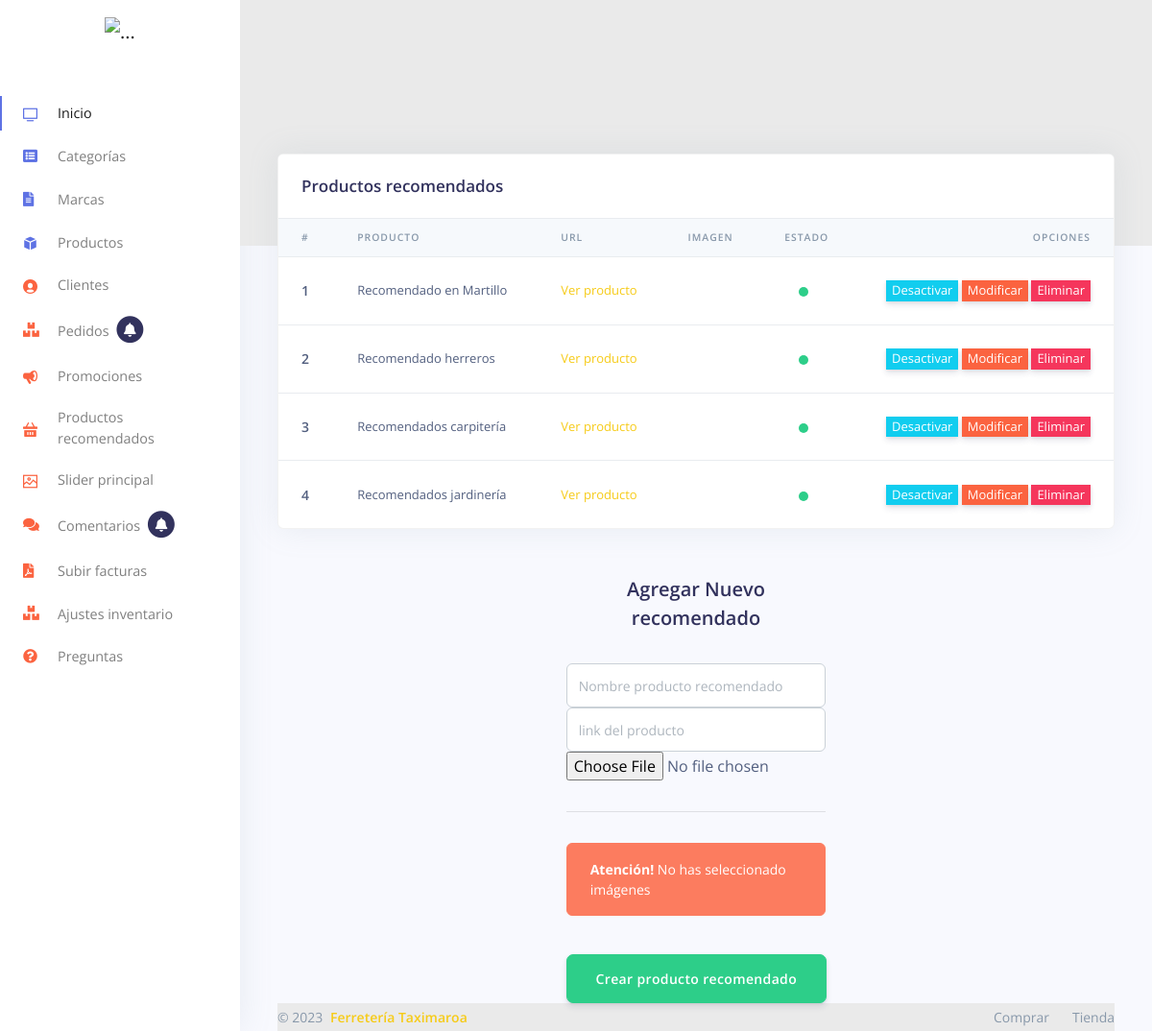
The app's page /recomendados.php with its own data.
### tables this page shows
CREATE TABLE `recomendados` (
  `id` int(8) NOT NULL,
  `producto` varchar(50) NOT NULL,
  `url` varchar(120) NOT NULL,
  `orden` int(3) NOT NULL DEFAULT 0,
  `imagen` varchar(150) NOT NULL,
  `estado` int(1) NOT NULL DEFAULT 1
);

### recomendados.php (the view, shortened to what this page needs)
<!DOCTYPE html>
<html lang="es">
<head>
  <link href="assets/js/plugins/nucleo/css/nucleo.css" rel="stylesheet" />
  <link href="assets/js/plugins/@fortawesome/fontawesome-free/css/all.min.css" rel="stylesheet" />
  <link href="assets/css/argon-dashboard.css?v=1.1.0" rel="stylesheet" />
  <link rel="stylesheet" href="assets/css/general.css">
  <link rel="stylesheet" href="https://cdnjs.cloudflare.com/ajax/libs/limonte-sweetalert2/6.6.5/sweetalert2.css">
</head>
<body class="">
<?php require_once "menu/izquierdo.php" ?>
  <div class="main-content">
   <?php
          require_once "db.php";
   $recomendados = $con->query("SELECT * FROM recomendados");
 ?>
    <div class="header bg-gradient-primary pb-8 pt-5 pt-md-8">
    </div>
    <div class="container-fluid mt--7">
      <div class="row">
        <div class="col">
          <div class="card shadow">
            <div class="card-header border-0">
              <h3 class="mb-0">Productos recomendados</h3>
            </div>
            <div class="table-responsive">
              <table class="table align-items-center table-flush">
                <thead class="thead-light">
                  <tr>
                    <th scope="col">#</th>
                    <th scope="col">Producto</th>
                    <th scope="col">URL</th>
                    <th scope="col">Imagen</th>
                    <th scope="col" class="text-center">Estado</th>
                    <th class="text-right" scope="col">Opciones</th>
                  </tr>
                </thead>
                <tbody>
                  <?php while($rowrecomendados = $recomendados->fetch_object()){ ?>
                  <tr>
                    <th scope="row">
                      <div class="media align-items-center">
                        <div class="media-body">
                          <span class="mb-0 text-sm"><?php echo $rowrecomendados->id ?></span>
                        </div>
                      </div>
                    </th>
                    <td>
                     <?php echo $rowrecomendados->producto ?>
                    </td>
                    <td>
                     <a href="<?php echo $rowrecomendados->url ?>" target="_blank">Ver producto</a>
                    </td>
                    <td>
                    </td>
                    <td class="text-center">
                      <?php if ($rowrecomendados->estado==1) {
                        $estado = "success";
                      }else{
                        $estado="danger";
                      } ?>
                      <span class="badge badge-lg badge-dot"><i class="bg-<?php echo $estado ?>"></i></span>
                    </td>
                    <td class="text-right">
                      <button class="btn-xs btn-info">Desactivar</button>
                      <button class="btn-xs btn-warning">Modificar</button>
                      <button class="btn-xs btn-danger" onclick="eliminarRecomendado(<?php echo $rowrecomendados->id ?>); return false;">Eliminar</button>
                    </td>
                  </tr>
                <?php } ?>
                </tbody>
              </table>
            </div>
          </div>
        </div>
      </div>
      <div class="row">
            <div class="col-4"></div>
            <div class="col-4">
            <br><br>
            <h2 class="text-center">Agregar Nuevo recomendado</h2>
            <br>
              <form id="formpromocion" class="form-horizontal" enctype="multipart/form-data" method="post"  action="guardar.php" >
                <div class="form-inputs">
                  <input type="text" id="nombre" name="nombre" class="form-control input-lg" placeholder="Nombre producto recomendado">
                  <input type="text" id="url" name="url" class="form-control input-lg" placeholder="link del producto">
                 <input type="file" id="multiFiles" name="imagen1" onchange="makeFileList(); return false;" class="center-block"/>
                 <hr>
                                <div class="alert alert-warning" id="sinImagen" role="alert">
                                  <strong>Atención!</strong> No has seleccionado imágenes
                                </div>
                </div>
                <br>
                <button type="submit" class="btn btn-success btn-block btn-lg mb15" type="button" id="guardarCategoria">Crear producto recomendado</button>
              </form>
          </div>
      </div>
      <?php require_once "footer.php" ?>
    </div>
  </div>
</body>
</html>

### records on screen
recomendados: id "1", producto "Recomendado en Martillo", estado 1 (drawn)
recomendados: id "2", producto "Recomendado herreros", estado 1 (drawn)
recomendados: id "3", producto "Recomendados carpitería", estado 1 (drawn)
recomendados: id "4", producto "Recomendados jardinería", estado 1 (drawn)
